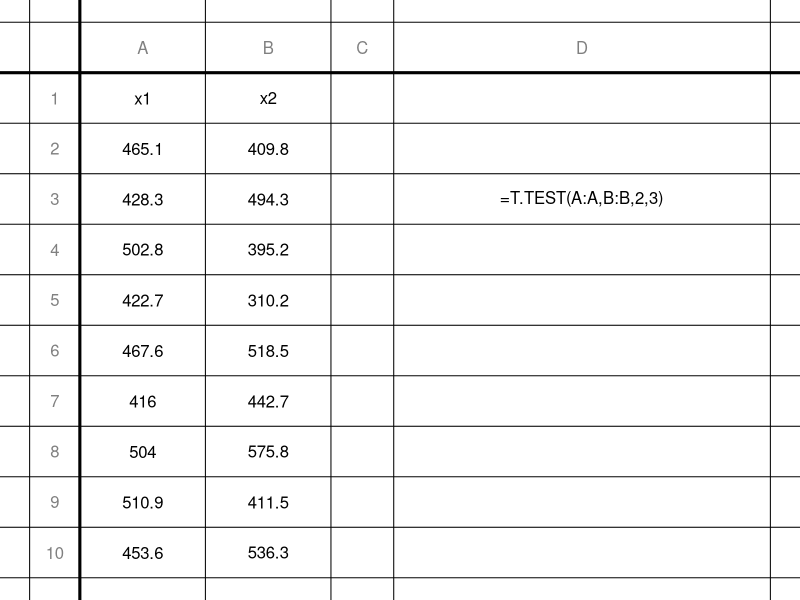

This chart was generated by the following R code:
## ---- chunk 1
knitr::opts_chunk$set(echo = FALSE)
options(scipen=100)

while(T){
  n = sample(16:25,2)
  n1 = n[1]
  n2 = n[2]
  sigma1 = runif(1,10,50)
  sigma2 = sigma1*runif(1,0.6,1/0.6)
  se = sqrt(sigma1^2/n[1]+sigma2^2/n[2])
  me = 2*se
  mu1 = runif(1,200,600)
  mu2 = mu1+sample(c(-1,1),1)*me
  x1 = round(rnorm(n1,mu1,sigma1),1)
  x2 = round(rnorm(n2,mu2,sigma2),1)
  xbar1 = mean(x1)
  xbar2 = mean(x2)
  xbar1r = round(xbar1,1)
  xbar2r = round(xbar2,1)
  s1 = sd(x1)
  s2 = sd(x2)
  s1r = round(s1,1)
  s2r = round(s2,1)
  df = (s1^2/n1+s2^2/n2)^2/(s1^4/n1^2/(n1-1)+s2^4/n2^2/(n2-1))
  t = abs(xbar1-xbar2)/sqrt(s1^2/n1+s2^2/n2)
  cump = pt(t,df)
  pval = 2*(1-cump)
  pval = t.test(x1,x2)$p.value
  if(pval<0.2 & pval>0.005 & abs(pval-0.05)>0.01){break}
}

x1rep = x1
x2rep = x2

if(pval<0.05){
  ans2="10"
  s2="The $p$-value is less than 0.05, so the result is significant."
} else {
  ans2="01"
  s2="The $p$-value is more than 0.05, so the result is NOT significant."
}

default_source_hook <- knitr::knit_hooks$get('source')
knitr::knit_hooks$set(source = function(xx, options) {
  xx <- gsub('x1rep',paste(x1,collapse=","),xx)
  xx <- gsub('x2rep',paste(x2,collapse=","),xx)
  default_source_hook(xx, options)
})

## ---- chunk 2
len = max(n1,n2)
if(n1>n2){
  x1d = x1
  x2d = c(x2,rep(NA,n1-n2))
  x1s = sprintf(x1, fmt = '%#.2f')
  x2s = c(sprintf(x2, fmt = '%#.2f'),rep("      ",n1-n2))
} else {
  x2d = x2
  x1d = c(x1,rep(NA,n2-n1))
  x2s = sprintf(x2, fmt = '%#.2f')
  x1s = c(sprintf(x1, fmt = '%#.2f'),rep("      ",n2-n1))
}
data = data.frame(x1d,x2d)
colnames(data) = c("x1","x2")
## ---- chunk 3
opts <- options(knitr.kable.NA = " ")
knitr::kable(data,format="html", align = "cccc",row.names=F,table.attr='class="bordered-table"')
## ---- chunk 4
spacer=rep("",length(x1d))
eq = c("","=T.TEST(A:A,B:B,2,3)",rep("",length(x1d)-2))
sol = data.frame(x1d,x2d,spacer,eq)
colnames(sol)=c("x1","x2","","")
## ---- chunk 5
draw_ss = function(df,widths=rep(1,length(df[1,])+1)){
  xline = c(0,cumsum(widths)/sum(widths))
  nrow = length(df[,1])
  ncol = length(df[1,])
  xtex = (xline[2:(ncol+2)]+xline[1:(ncol+1)])/2
  par(mar=c(0,0,0,0))
  plot(0,0,type="n",xlim=c(0,1),ylim=c(0,1),axes=F,ann=F)
  hi = 1:((nrow+2)*2+1)
  vi = 1:((ncol+1)*2+1)
  hpos = seq(1,0,length.out=(nrow+2)*2+1)
  vpos = seq(0,1,length.out=(ncol+1)*2+1)
  hlin = hpos[hi%%2==1]
  ytex = hpos[hi%%2==0]
  vlin = vpos[vi%%2==1]
  #xtex = vpos[vi%%2==0]
  abline(h=hlin)
  abline(h=hlin[2],lwd=3)
  abline(v=xline)
  abline(v=xline[2],lwd=3)
  for(i in 2:(ncol+1)){
    text(xtex[i],ytex[1],LETTERS[i-1],col=rgb(0.5,0.5,0.5))
    text(xtex[i],ytex[2],colnames(df)[i-1])
  }    
  for(i in 2:(nrow+2)){
    text(xtex[1],ytex[i],i-1,col=rgb(0.5,0.5,0.5))
  }
  for(i in 1:nrow){
    for(j in 1:ncol){
      text(xtex[j+1],ytex[i+2],df[i,j])
    }
  }
}
draw_ss(sol[1:9,],c(0.4,1,1,0.5,3))
